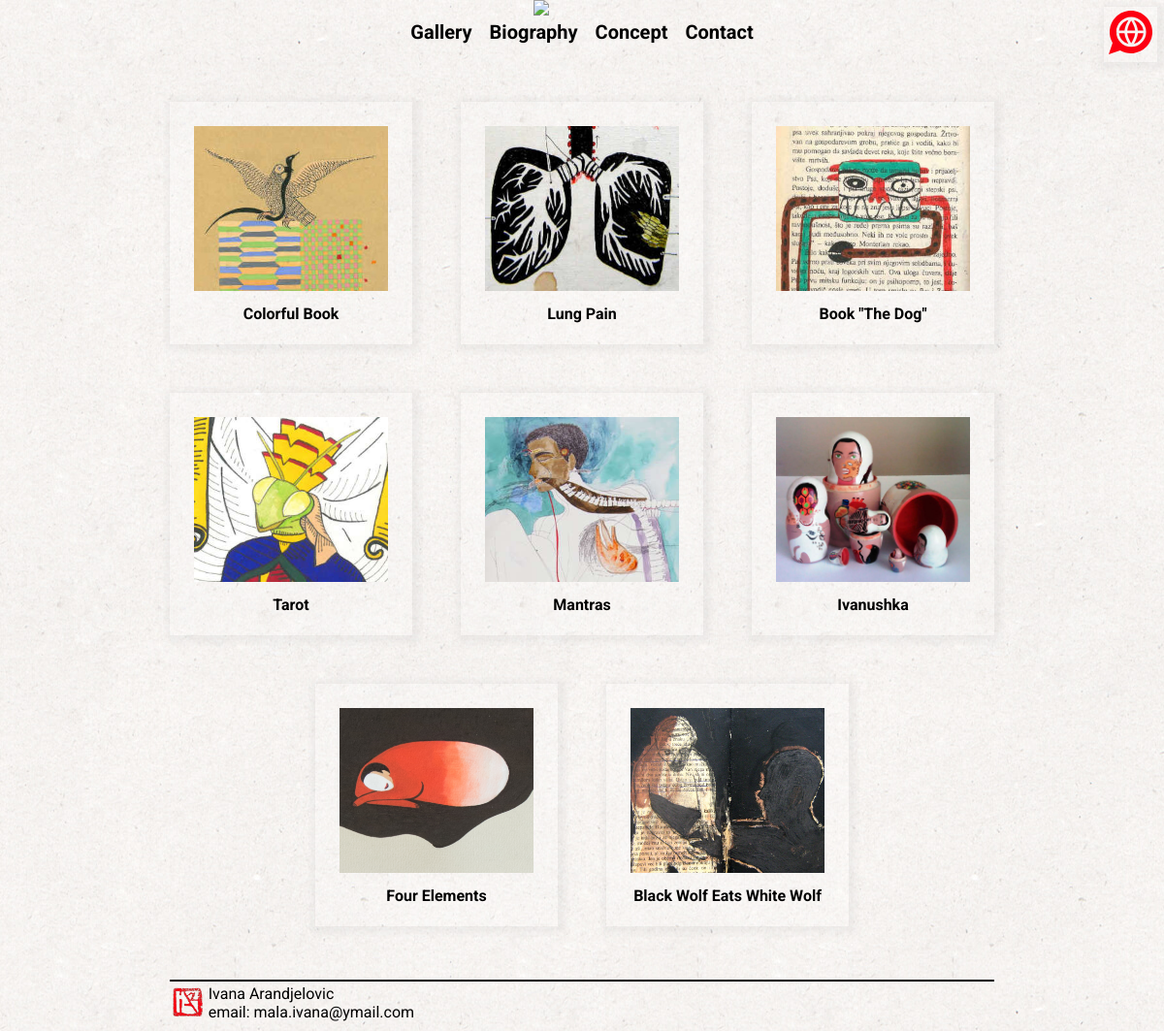
The page / on the database its author committed.
### tables this page shows
CREATE TABLE `project` (
  `project_id` int(10) UNSIGNED NOT NULL,
  `cover` varchar(50) NOT NULL DEFAULT '0',
  `title` varchar(50) NOT NULL DEFAULT '0',
  `title_sr` varchar(50) NOT NULL DEFAULT '0',
  `css_id` varchar(50) NOT NULL DEFAULT '0'
);

### index.php (the view, shortened to what this page needs)
<!DOCTYPE html>
<?php
require 'require_php/conn.php';
$query_project = "SELECT * FROM `project`";
$result_project = $mysqli -> query($query_project) -> fetch_all();
$css = "gallery-main.css";
require 'require_php/header.php' ?>
    <?php require 'require_php/nav_en.php' ?>
    </header>
    <div class='slide-down'>
        <div class="container">
            <div class="container-galleries">
                <?php foreach ($result_project as $result): ?>
                    <a href=<?php echo 'test_slide.php?id=' . $result[0] ?>>
                    <div class="container-galleries-project bg bghover" id=<?php echo 'slide' .$result[0] ?>>
                            <img src=<?php echo $result[1] ?> class="project-image">
                            <p class="project-text"><?php echo $result[2] ?></p>
                    </div></a>
                <?php endforeach ?>
            </div>
        </div>
    </div>
    <?php require 'require_php/footer.php' ?>
</body>

### require_php/header.php (shortened to what this page needs)
<head>
    <link rel="stylesheet" href="global.css">
    <link rel="stylesheet" href=<?php echo $css ?>>
</head>
<body>
    <header>
        <div class="container-lang-select">
            <button class="lang-button bg bghover"></button>
        </div>

### require_php/nav_en.php
<img src="designMaterial/stamp.png" class="logo">
<nav>
    <div class="nav-container">
        <a href="index.php" class="nav-link">Gallery</a>
        <a href="biographyEN.php" class="nav-link">Biography</a>
        <a href="statementEN.php" class="nav-link">Concept</a>
        <a href="contactEN.php" class="nav-link">Contact</a>
    </div>
</nav>

### require_php/footer.php
<footer>
    <div>
        <img src="designMaterial/littlestamp.png" class="footer-img">
        <span>
            Ivana Arandjelovic<br> email: mala.ivana@ymail.com
        </span>
    </div>
</footer>

### global.css (style rules this page uses)
* { margin: 0px; padding: 0px; box-sizing: border-box; font-size: 16px; font-family: 'Roboto', sans-serif; }
body { background-image: url("designMaterial/paperTextures/rice-paper.jpg"); background-repeat: repeat; }
.bg { background-color: rgba(255, 255, 255, 0.15); box-shadow: 2px 2px 6px 5px rgba(180, 180, 180, 0.15); }
.container-lang-select { position: relative; }
.lang-button { padding: 4px; width: 55px; text-align: center; position: absolute; top: 7px; right: 7px; border: none; outline: none; }
.lang-icon { height: 45px; fill: #fc0011; }
.logo { display: block; margin-left: auto; margin-right: auto; width: 100px; }
.nav-container { display: flex; justify-content: center; margin-bottom: 30px; }
.nav-link { text-decoration: none; color: black; font-size: 20px; font-weight: bold; padding: 5px 9px; }
.container { display: flex; max-width: 1000px; margin-left: auto; margin-right: auto; }
footer { max-width: 850px; border-top: solid black 2px; margin: 30px auto 10px auto; font-size: 16px; }
footer div { display: flex; justify-content: left; align-items: center; }
footer span { margin-top: 3px; }
.footer-img { margin: 3px 6px 3px 3px; height: 30px; }
header, footer, .slide-down { display: none; }

### gallery-main.css (style rules this page uses)
.container-galleries { display: flex; flex-wrap: wrap; justify-content: center; align-items: center; }
.container-galleries a { text-decoration: none; color: black; }
.container-galleries-project { height: 250px; width: 250px; margin: 25px; padding: 25px; }
.project-image { width: 200px; }
.project-text { text-align: center; font-weight: bold; margin-top: 10px; }

### rows shown on the page
project: cover (picture), title "Colorful Book"
project: cover (picture), title "Lung Pain"
project: cover (picture), title "Book \"The Dog\""
project: cover (picture), title "Tarot"
project: cover (picture), title "Mantras"
project: cover (picture), title "Ivanushka"
project: cover (picture), title "Four Elements"
project: cover (picture), title "Black Wolf Eats White Wolf"
